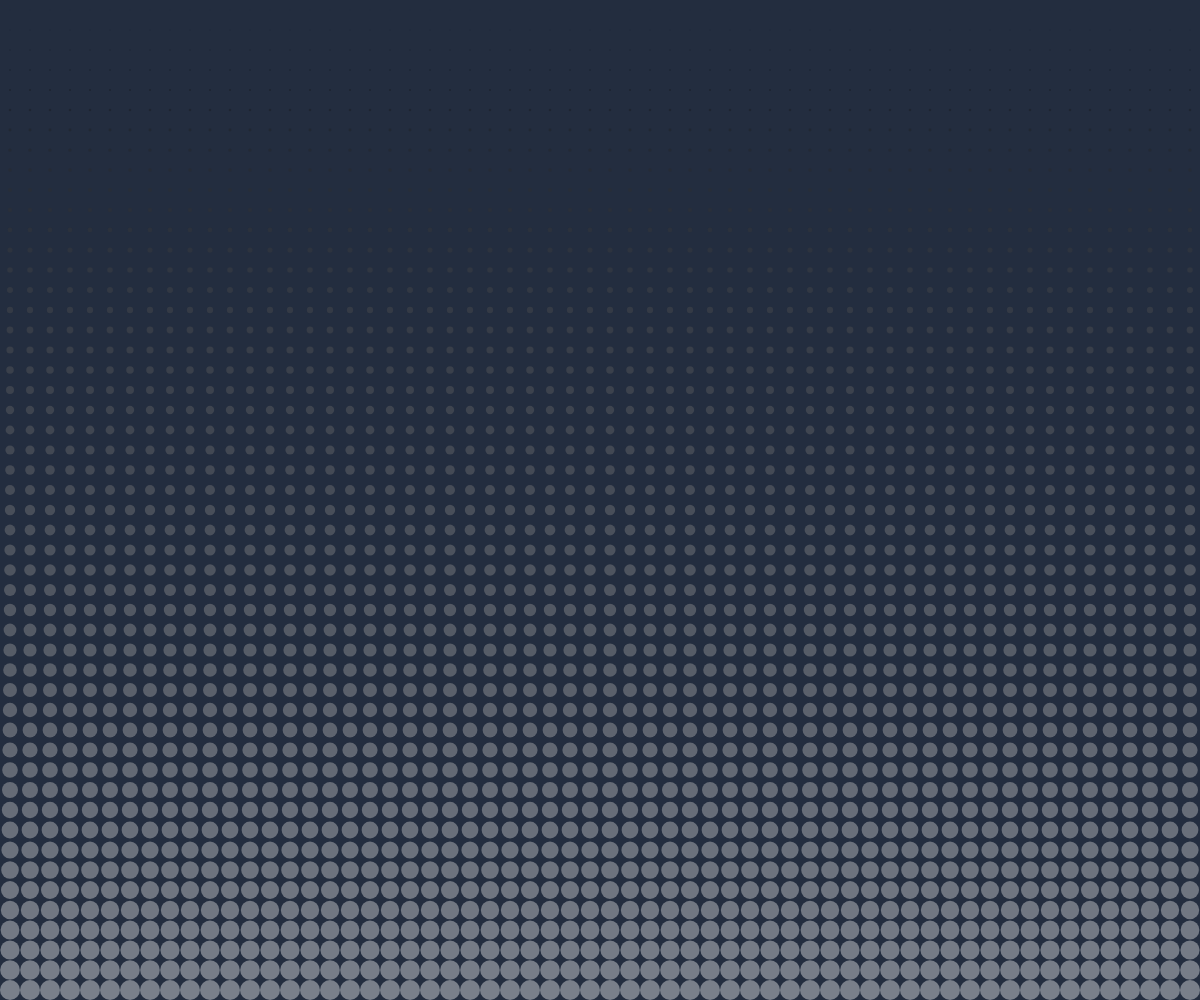
Frame 1 (no input)
Frame 60 (no input): identical to frame 1, image omitted
Frame 120 (the mouse pressed at the canvas centre since frame 60): identical to frame 1, image omitted

The p5.js sketch that drew this single still picture (run headless with seeded random() and noise() and a simulated clock; from frame 60 on, the mouse is pressed at the canvas centre):

// p5.js sketch
// ── sketch.js
let cols;
let rows;
let spacing = 20;
let size = [];

function setup() {
  createCanvas(windowWidth, windowHeight);
  cols = width / spacing;
  rows = height / spacing;

  for (let i = 0; i < cols; i++) {
    size[i] = [];
    for (let j = 0; j < rows; j++) {
      size[i][j] = ((j + 1) / rows) * spacing;
      // size[i][j] = ((i + 1) / cols) * spacing;
      // size[i][j] = ((rows - j) / rows) * spacing;
      // size[i][j] = ((cols - i) / cols) * spacing;
    }
  }
}

function draw() {
  background(35, 45, 63);
  for (let i = 0; i < cols; i++) {
    for (let j = 0; j < rows; j++) {
      noStroke();
      fill((j / (rows - 1)) * 255, 100);
      ellipse(
        spacing / 2 + i * spacing,
        spacing / 2 + j * spacing,
        size[i][j],
        size[i][j]
      );
    }
  }
}
